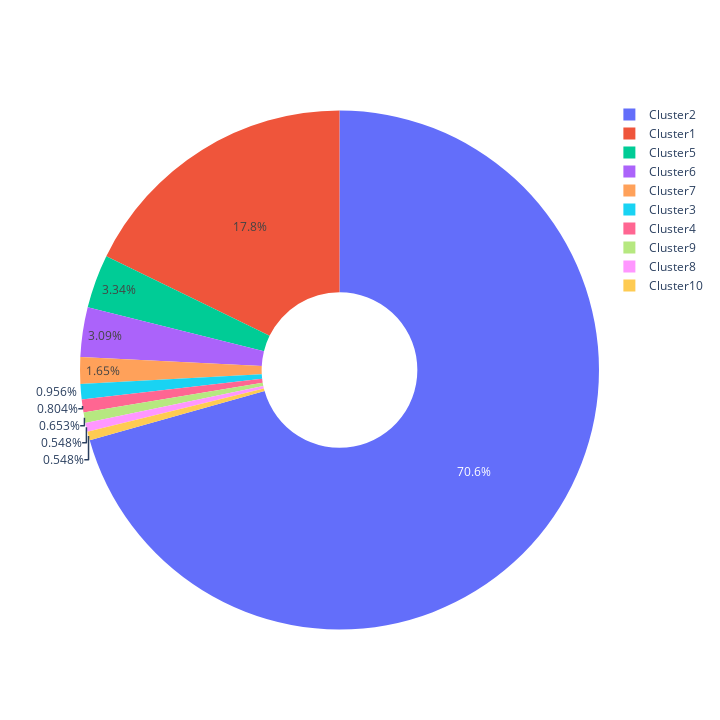

The code cell stored with this chart in its notebook:
### Code cell
# Plot the created clusters in pie chart

plot_clusters(uniques_comm)

### Figure 1 — Plotly figure (JSON) as saved in the notebook; plotly's stock layout.template omitted (floating-point values rounded to 4 significant figures)
{"data": [{"hole": 0.3, "labels": ["Cluster1", "Cluster2", "Cluster3", "Cluster4", "Cluster5", "Cluster6", "Cluster7", "Cluster8", "Cluster9", "Cluster10"], "type": "pie", "values": [17.69, 70.31, 0.9513, 0.8005, 3.329, 3.074, 1.647, 0.5452, 0.6497, 0.5452, 0.4524]}], "layout": {"height": 720, "width": 720}}
